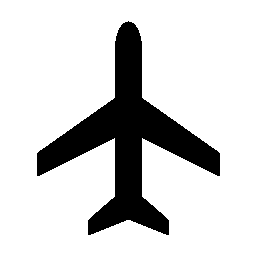
#> input picture 2 Parcial/Examen Pocesamiento-imagenes 2P/Avion.PNG, 257 x 257 px
$ python erosion.py
#> lines starting #> are read from the running program, lines starting #| are printed output that depends on the picture; after the words box and inside, x2 and y2 are one past the last pixel; in counts of white or black regions, pixels touching at a corner belong together
import cv2
import numpy as np

def leer_imagen_binaria(ruta):
#> called with ruta = 'Avion.PNG'
    imagen = cv2.imread(ruta, cv2.IMREAD_GRAYSCALE)
#> imagen: shape (257, 257); 82.6% white; 1 black region, box (x1, y1, x2, y2) and area: (37, 21, 220, 235) 11477
    _, binaria = cv2.threshold(imagen, 127, 255, cv2.THRESH_BINARY)
    return binaria

def erosion_manual(imagen_binaria, tamaño_kernel=(3, 3)):
#> called with tamaño_kernel = (7, 7)
    alto, ancho = imagen_binaria.shape
#> alto = 257; ancho = 257
    k_alto, k_ancho = tamaño_kernel
    p_alto, p_ancho = k_alto // 2, k_ancho // 2

    # Relleno con ceros (negro)
    imagen_rellena = np.zeros((alto + 2 * p_alto, ancho + 2 * p_ancho), dtype=np.uint8)
    imagen_rellena[p_alto:alto + p_alto, p_ancho:ancho + p_ancho] = imagen_binaria
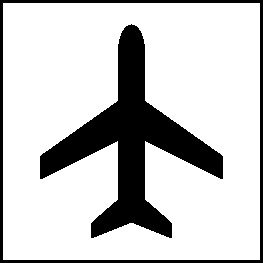
#> imagen_rellena: shape (263, 263); 78.9% white; 2 black regions, box (x1, y1, x2, y2) and area: (40, 24, 223, 238) 11477, (0, 0, 263, 263) 3120

    imagen_erosionada = np.zeros((alto, ancho), dtype=np.uint8)

    for y in range(alto):
        for x in range(ancho):
            # Si el píxel está en los bordes, lo dejamos en blanco directamente
            if y < p_alto or y >= alto - p_alto or x < p_ancho or x >= ancho - p_ancho:
                imagen_erosionada[y, x] = 255
                continue

            # Revisamos el kernel
            es_blanco = True
            for i in range(k_alto):
                for j in range(k_ancho):
                    if imagen_rellena[y + i, x + j] == 0:
                        es_blanco = False
                        break
                if not es_blanco:
                    break

            imagen_erosionada[y, x] = 255 if es_blanco else 0
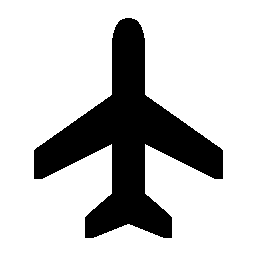
#> imagen_erosionada: shape (257, 257); 77.7% white; 1 black region, box (x1, y1, x2, y2) and area: (34, 18, 223, 238) 14746

    return imagen_erosionada

def erosion_con_opencv(imagen_binaria, tamaño_kernel=(2, 2)):
#> called with tamaño_kernel = (5, 5)
    kernel = cv2.getStructuringElement(cv2.MORPH_RECT, tamaño_kernel)
    return cv2.erode(imagen_binaria, kernel, iterations=1)
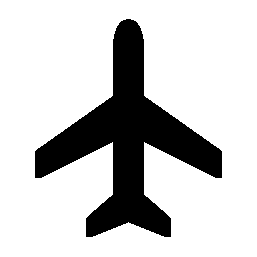
#> returned value: shape (257, 257); 79.3% white; 1 black region, box (x1, y1, x2, y2) and area: (35, 19, 222, 237) 13653

if __name__ == "__main__":
    ruta_imagen = 'Avion.PNG'
    imagen_binaria = leer_imagen_binaria(ruta_imagen)

    erosionada_manual = erosion_manual(imagen_binaria, (7, 7))
    erosionada_opencv = erosion_con_opencv(imagen_binaria, (5, 5))

    cv2.imshow('Original binaria', imagen_binaria)
    cv2.imshow('Erosion manual (bordes blancos)', erosionada_manual)
    cv2.imshow('Erosion con OpenCV', erosionada_opencv)
    cv2.waitKey(0)
    cv2.destroyAllWindows()
